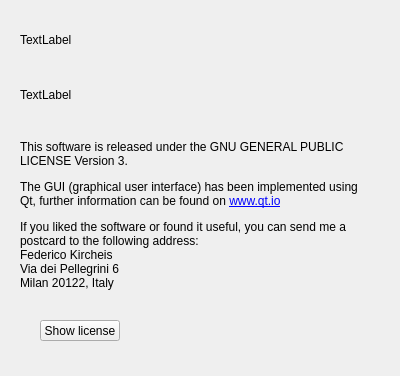
<?xml version="1.0" encoding="UTF-8"?>
<ui version="4.0">
 <class>AboutDialog</class>
 <widget class="QWidget" name="AboutDialog">
  <property name="geometry">
   <rect>
    <x>0</x>
    <y>0</y>
    <width>400</width>
    <height>376</height>
   </rect>
  </property>
  <property name="sizePolicy">
   <sizepolicy hsizetype="Fixed" vsizetype="Fixed">
    <horstretch>0</horstretch>
    <verstretch>0</verstretch>
   </sizepolicy>
  </property>
  <property name="windowTitle">
   <string>About</string>
  </property>
  <widget class="QLabel" name="label">
   <property name="geometry">
    <rect>
     <x>20</x>
     <y>20</y>
     <width>350</width>
     <height>40</height>
    </rect>
   </property>
   <property name="text">
    <string>TextLabel</string>
   </property>
   <property name="textFormat">
    <enum>Qt::RichText</enum>
   </property>
   <property name="wordWrap">
    <bool>true</bool>
   </property>
  </widget>
  <widget class="QLabel" name="label_2">
   <property name="geometry">
    <rect>
     <x>20</x>
     <y>60</y>
     <width>350</width>
     <height>70</height>
    </rect>
   </property>
   <property name="text">
    <string>TextLabel</string>
   </property>
   <property name="wordWrap">
    <bool>true</bool>
   </property>
  </widget>
  <widget class="QLabel" name="label_3">
   <property name="geometry">
    <rect>
     <x>20</x>
     <y>140</y>
     <width>350</width>
     <height>151</height>
    </rect>
   </property>
   <property name="text">
    <string>&lt;html&gt;&lt;head/&gt;&lt;body&gt;
&lt;p&gt;This software is released under the GNU GENERAL PUBLIC LICENSE Version 3.&lt;/p&gt;
&lt;p&gt;The GUI (graphical user interface) has been implemented using Qt, further information can be found on &lt;a href=&quot;www.qt.io&quot;&gt;www.qt.io&lt;/a&gt;&lt;/p&gt;
&lt;p&gt;If you liked the software or found it useful, you can send me a postcard to the following address:&lt;br/&gt;   Federico Kircheis&lt;br/&gt;   Via dei Pellegrini 6&lt;br/&gt;   Milan 20122, Italy&lt;/p&gt;&lt;/body&gt;&lt;/html&gt;



</string>
   </property>
   <property name="wordWrap">
    <bool>true</bool>
   </property>
  </widget>
  <widget class="QPushButton" name="pushButton_gpl">
   <property name="geometry">
    <rect>
     <x>40</x>
     <y>320</y>
     <width>80</width>
     <height>21</height>
    </rect>
   </property>
   <property name="text">
    <string>Show license</string>
   </property>
  </widget>
 </widget>
 <resources/>
 <connections/>
</ui>
